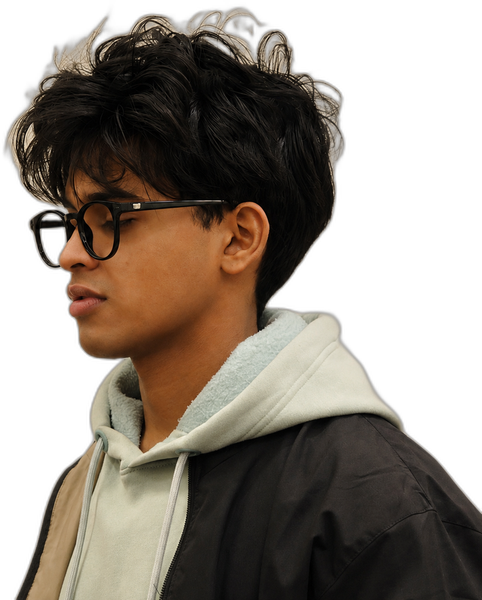
#> input picture assets/portrait_cutout.png, 482 x 600 px
$ python generate_portrait.py
#> lines starting #> are read from the running program, lines starting #| are printed output that depends on the picture
"""ASCII portrait -> portrait.svg

Small on purpose: the GitHub avatar already carries the photograph, so this
is a texture in the identity strip, not the hero itself.

Reads assets/portrait_cutout.png (background already removed, committed to the
repo) so CI needs nothing heavier than pillow + numpy. If the cutout is missing
it falls back to rembg on assets/portrait.jpg and writes the cutout for reuse.
"""

from pathlib import Path

import numpy as np
from PIL import Image, ImageEnhance, ImageFilter, ImageOps

ROOT = Path(__file__).resolve().parent.parent

CUTOUT = ROOT / "assets" / "portrait_cutout.png"
SOURCE = ROOT / "assets" / "portrait.jpg"
OUTPUT = ROOT / "portrait.svg"

COLS = 37

CELL_W = 4.05
CELL_H = 6.9
FONT_SIZE = 6.7

# Dark -> light
RAMP = "@%#*+cs=:-.` "

BACKGROUND = "#0d1117"
TEXT_COLOR = "#c9d1d9"

# The systems map types itself in first; the face follows it.
BASE_DELAY = 1.05
ROW_STEP = 0.035
ROW_DUR = 0.30


# --------------------------------------------------
# Source image
# --------------------------------------------------

if CUTOUT.exists():
    image = Image.open(CUTOUT).convert("RGBA")
#> image is the input picture: PIL image 482x600 RGBA; mean R, G, B, A 55.1, 46.2, 37, 157.5
else:
    from rembg import remove

    image = remove(Image.open(SOURCE).convert("RGBA"))

    bbox = image.getchannel("A").getbbox()
    if bbox:
        image = image.crop(bbox)

    image.thumbnail((600, 600), Image.Resampling.LANCZOS)
    image.save(CUTOUT, optimize=True)


alpha = image.getchannel("A")
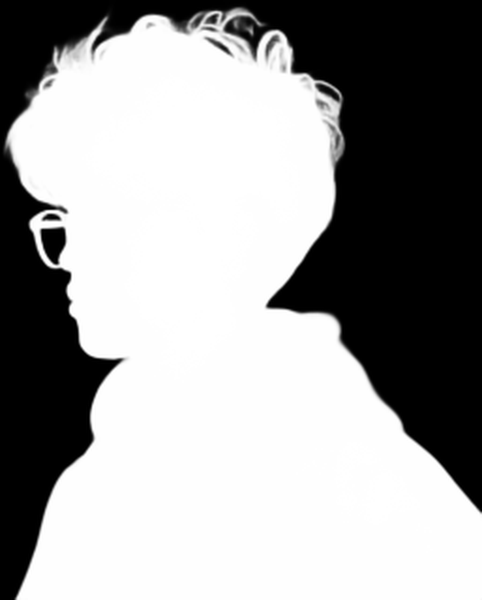
#> alpha: PIL image 482x600 L; min 0, max 255, mean 157.5

gray = ImageOps.grayscale(image.convert("RGB"))
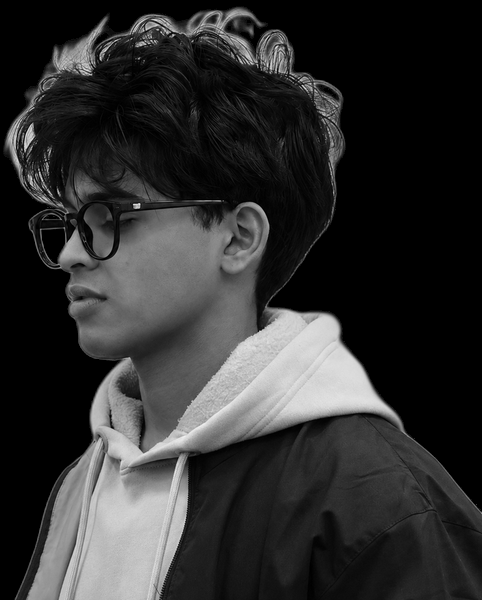
#> gray: PIL image 482x600 L; min 0, max 240, mean 47.8
gray = ImageEnhance.Contrast(gray).enhance(1.35)
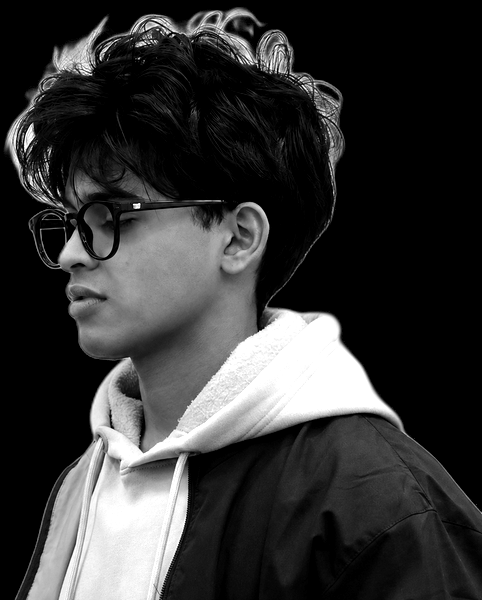
#> gray: PIL image 482x600 L; min 0, max 255, mean 53.6
gray = gray.filter(ImageFilter.GaussianBlur(radius=0.35))


# --------------------------------------------------
# Grid
# --------------------------------------------------

width, height = gray.size
#> width = 482; height = 600

cols = COLS
rows = max(1, int(cols * (height / width) * 0.48))
#> rows = 22

brightness = np.array(
    gray.resize((cols, rows), Image.Resampling.LANCZOS)
).astype(np.float32)
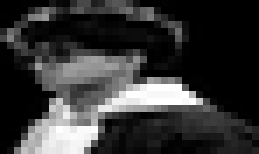
#> brightness: shape (22, 37) float32 (shown 7 times larger); min 0, max 255, mean 54.1

# Darkening curve: without it a side-lit face flattens into one tone.
brightness = np.clip(np.power(brightness / 255.0, 1.7) * 255.0, 0, 255)
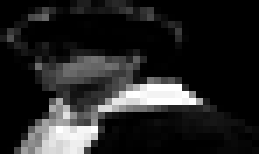
#> brightness: shape (22, 37) float32 (shown 7 times larger); min 0, max 255, mean 36.9

mask = np.array(
    alpha.resize((cols, rows), Image.Resampling.LANCZOS)
).astype(np.float32)
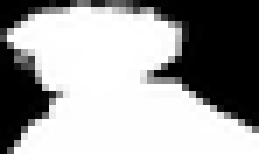
#> mask: shape (22, 37) float32 (shown 7 times larger); min 0, max 255, mean 157.6


# --------------------------------------------------
# Brightness -> characters
# --------------------------------------------------

ramp_length = len(RAMP)

ascii_rows = []

for y in range(rows):

    line = ""

    for x in range(cols):

        if mask[y, x] < 35:
            line += " "
            continue

        value = brightness[y, x] * (mask[y, x] / 255.0)

        index = int(value / 255 * (ramp_length - 1))
        index = max(0, min(ramp_length - 1, index))

        line += RAMP[index]

    ascii_rows.append(line)
#> after the loop, ascii_rows = 22 items


# --------------------------------------------------
# SVG
# --------------------------------------------------

SVG_WIDTH = round(cols * CELL_W, 2)
SVG_HEIGHT = round(rows * CELL_H, 2)
#> SVG_HEIGHT = 151.8

svg = [
    f'<svg xmlns="http://www.w3.org/2000/svg" '
    f'width="{SVG_WIDTH}" height="{SVG_HEIGHT}" '
    f'viewBox="0 0 {SVG_WIDTH} {SVG_HEIGHT}">',
    f'<rect class="bg" width="100%" height="100%" fill="{BACKGROUND}"/>',
]


for y, row in enumerate(ascii_rows):

    escaped = (
        row.replace("&", "&amp;").replace("<", "&lt;").replace(">", "&gt;")
    )

    baseline = round(y * CELL_H + CELL_H - 1.4, 2)

    svg.append(
        f'<text x="0" y="{baseline}" '
        f'font-family="monospace" font-size="{FONT_SIZE}px" '
        f'fill="{TEXT_COLOR}" xml:space="preserve">{escaped}</text>'
    )
#> this loop made 22 passes
#> (row, escaped, baseline) on passes 1 to 7: ('          @@@  @@@@                  ', '          @@@  @@@@                  ', 5.5), ('     @%%@@%%%@%@%%%@%%@              ', '     @%%@@%%%@%@%%%@%%@              ', 12.4), ('   @#*+@@@@@@@@@@@@%#*@@             ', '   @#*+@@@@@@@@@@@@%#*@@             ', 19.3), ('  @@@@@@@@@@@@@@@@@@@@@%%@           ', '  @@@@@@@@@@@@@@@@@@@@@%%@           ', 26.2), ('@%%@@@@@@@@@@@@@@@@@@@@@@#           ', '@%%@@@@@@@@@@@@@@@@@@@@@@#           ', 33.1), ('@*@@@@@@@@@@@@@@@@@@@@@@@%           ', '@*@@@@@@@@@@@@@@@@@@@@@@@%           ', 40), (' @%%@@%@@@@@@@@@@@@@@@@@@@           ', ' @%%@@%@@@@@@@@@@@@@@@@@@@           ', 46.9)
#> after the loop, svg = 24 items


# Left-to-right reveal, one row at a time. The mask runs past the glyph
# run so a rounded advance can't leak the last character of a row.
COVER_W = round(SVG_WIDTH + 6, 2)
# Left-to-right reveal, one row at a time.
for y in range(rows):

    begin = round(BASE_DELAY + y * ROW_STEP, 2)
    top = round(y * CELL_H, 2)

    svg.append(
        f'<rect x="-2" y="{round(top - 0.5, 2)}" width="{COVER_W}" '
        f'height="{round(CELL_H + 1, 2)}" fill="{BACKGROUND}">'
        f'<animate attributeName="x" from="-2" to="{COVER_W - 2}" '
        f'dur="{ROW_DUR}s" begin="{begin}s" fill="freeze"/>'
        f'<animate attributeName="width" from="{COVER_W}" to="0" '
        f'dur="{ROW_DUR}s" begin="{begin}s" fill="freeze"/>'
        f'</rect>'
    )
#> after the loop, svg = 46 items


svg.append("</svg>")

OUTPUT.write_text("\n".join(svg), encoding="utf-8")

print(f"Generated {OUTPUT.name}  {cols} x {rows}")
#| Generated portrait.svg  37 x 22

$ run again, with assets/portrait.png.png copied over assets/portrait_cutout.png
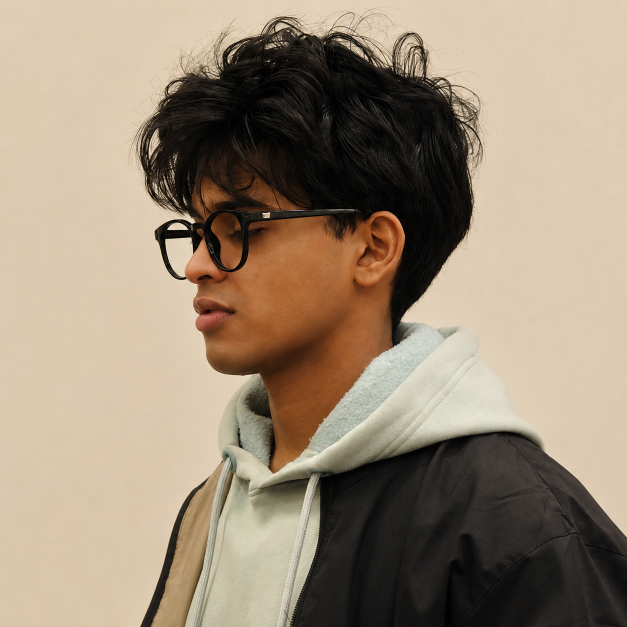
#> input picture assets/portrait.png.png, 1254 x 1254 px (shown at 1/2 size)
#> alpha: PIL image 1254x1254 L; every value is 255
#> `gray = ImageOps.grayscale(image.convert("RGB"))`:
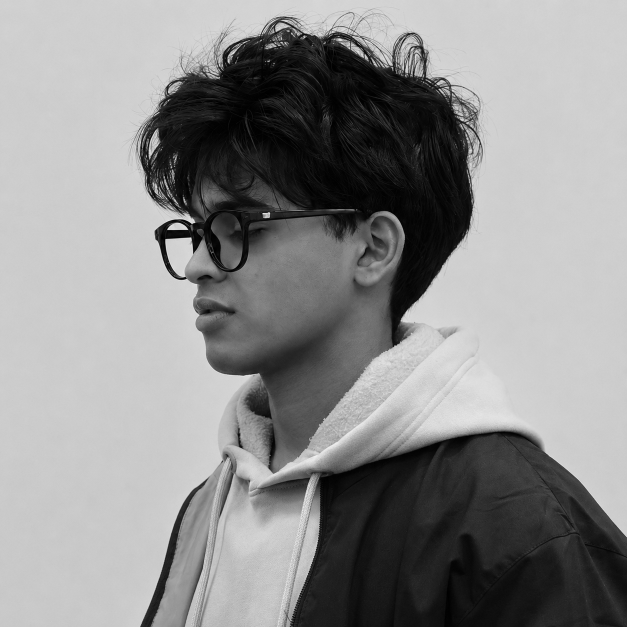
#> gray: PIL image 1254x1254 L (shown at 1/2 size); min 0, max 250, mean 141.4
#> `gray = ImageEnhance.Contrast(gray).enhance(1.35)`:
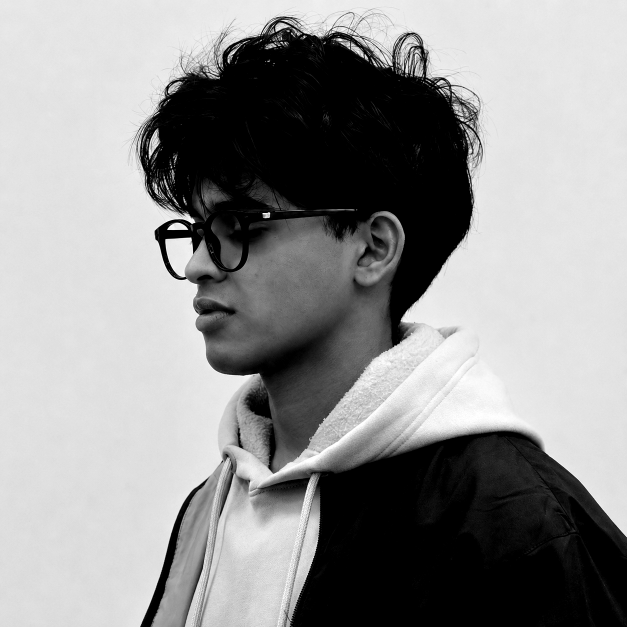
#> gray: PIL image 1254x1254 L (shown at 1/2 size); min 0, max 255, mean 146.4
#> after the loop `for y in range(rows):`: ascii_rows = 17 items
#> the loop `for y, row in enumerate(ascii_rows): ` made 17 passes
#> (row, escaped, baseline) on passes 1 to 5: ('..----.---....-=cc:::-..-.--.........', '..----.---....-=cc:::-..-.--.........', 5.5), ('---------.-=s#@@@@@@@%++*:`..........', '---------.-=s#@@@@@@@%++*:`..........', 12.4), ('--------.c%@@@@@@@@@@@@@@@*=-.--.....', '--------.c%@@@@@@@@@@@@@@@*=-.--.....', 19.3), ('------.-+@@@@@@@@@@@@@@@@@@%=.----...', '------.-+@@@@@@@@@@@@@@@@@@%=.----...', 26.2), ('-------.#@@@@@@@@@@@@@@@@@@%-------..', '-------.#@@@@@@@@@@@@@@@@@@%-------..', 33.1)
#> after the loop `for y, row in enumerate(ascii_rows):`: svg = 19 items
#> after the loop `for y in range(rows):`: svg = 36 items
#| Generated portrait.svg  37 x 17
